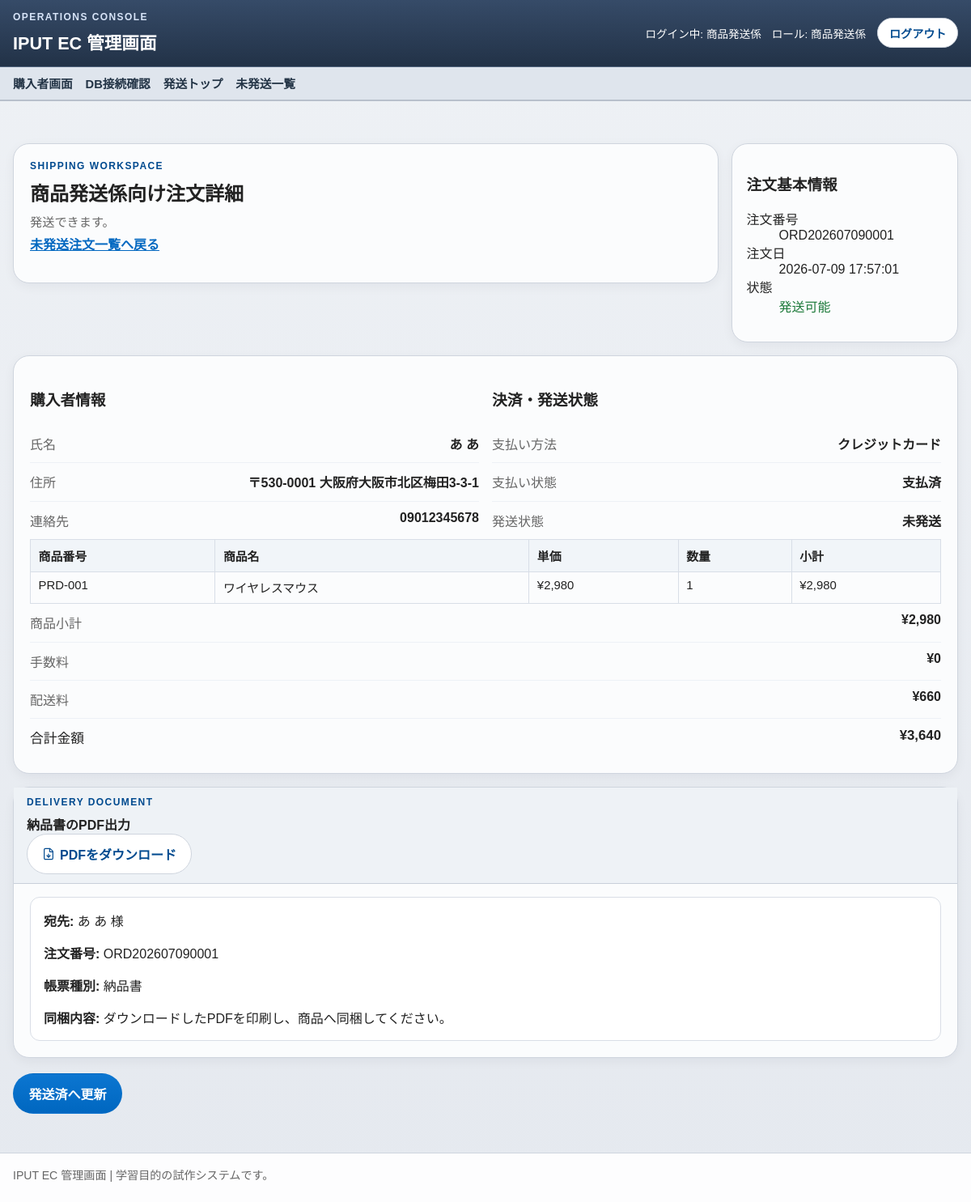
The page /staff/shipper/orders/ORD202607090001 (signed in) on the database its author committed.
### tables this page shows
CREATE TABLE orders (
    id INTEGER PRIMARY KEY AUTOINCREMENT,
    order_no TEXT NOT NULL UNIQUE,
    order_date TEXT NOT NULL,
    customer_name TEXT NOT NULL,
    customer_address TEXT NOT NULL,
    customer_contact TEXT NOT NULL,
    order_type TEXT NOT NULL CHECK (order_type IN ('phone_fax', 'online')),
    payment_method TEXT NOT NULL CHECK (payment_method IN ('bank', 'convenience', 'cod', 'credit')),
    payment_status TEXT NOT NULL CHECK (payment_status IN ('unpaid', 'paid')),
    shipping_status TEXT NOT NULL CHECK (shipping_status IN ('unshipped', 'shipped')),
    subtotal INTEGER NOT NULL DEFAULT 0,
    fee INTEGER NOT NULL DEFAULT 0,
    shipping_fee INTEGER NOT NULL DEFAULT 0,
    total_amount INTEGER NOT NULL DEFAULT 0,
    created_at TEXT NOT NULL DEFAULT CURRENT_TIMESTAMP,
    updated_at TEXT NOT NULL DEFAULT CURRENT_TIMESTAMP
);

CREATE TABLE order_items (
    id INTEGER PRIMARY KEY AUTOINCREMENT,
    order_id INTEGER NOT NULL,
    product_id INTEGER NOT NULL,
    product_no TEXT NOT NULL,
    product_name TEXT NOT NULL,
    unit_price INTEGER NOT NULL,
    quantity INTEGER NOT NULL,
    line_total INTEGER NOT NULL,
    created_at TEXT NOT NULL DEFAULT CURRENT_TIMESTAMP,
    updated_at TEXT NOT NULL DEFAULT CURRENT_TIMESTAMP,
    FOREIGN KEY (order_id) REFERENCES orders(id) ON DELETE CASCADE,
    FOREIGN KEY (product_id) REFERENCES products(id)
);

### app/Views/staff/shipping_order_detail.php (the view, shortened to what the rows shown need)
<?php
$eligibility = $order['shipping_eligibility'] ?? ['status' => '', 'label' => '', 'message' => ''];
?>
<section class="staff-hero">
    <div class="panel">
        <p class="eyebrow">Shipping Workspace</p>
        <h2>商品発送係向け注文詳細</h2>
        <p class="lead compact"><?= e((string) $eligibility['message']) ?></p>
        <p><a class="text-link" href="<?= e(app_path('/staff/shipper/orders')) ?>">未発送注文一覧へ戻る</a></p>
    </div>
    <aside class="status-card">
        <h3>注文基本情報</h3>
        <dl>
            <div>
                <dt>注文番号</dt>
                <dd><?= e((string) $order['order_no']) ?></dd>
            </div>
            <div>
                <dt>注文日</dt>
                <dd><?= e((string) $order['order_date']) ?></dd>
            </div>
            <div>
                <dt>状態</dt>
                <dd class="<?= (($eligibility['status'] ?? '') === 'shippable') ? 'status-ok' : 'status-muted' ?>">
                    <?= e((string) $eligibility['label']) ?>
                </dd>
            </div>
        </dl>
    </aside>
</section>
<section class="panel">
    <div class="detail-split">
        <div class="detail-card">
            <h3>購入者情報</h3>
            <dl class="detail-list">
                <div>
                    <dt>氏名</dt>
                    <dd><?= e((string) $order['customer_name']) ?></dd>
                </div>
                <div>
                    <dt>住所</dt>
                    <dd><?= e((string) $order['customer_address']) ?></dd>
                </div>
                <div>
                    <dt>連絡先</dt>
                    <dd><?= e((string) $order['customer_contact']) ?></dd>
                </div>
            </dl>
        </div>
        <div class="detail-card">
            <h3>決済・発送状態</h3>
            <dl class="detail-list">
                <div>
                    <dt>支払い方法</dt>
                    <dd><?= e((string) $order['payment_method_label']) ?></dd>
                </div>
                <div>
                    <dt>支払い状態</dt>
                    <dd><?= e((string) $order['payment_status_label']) ?></dd>
                </div>
                <div>
                    <dt>発送状態</dt>
                    <dd><?= e((string) $order['shipping_status_label']) ?></dd>
                </div>
            </dl>
        </div>
    </div>
    <div class="table-wrap">
        <table class="data-table">
            <thead>
                <tr>
                    <th>商品番号</th>
                    <th>商品名</th>
                    <th>単価</th>
                    <th>数量</th>
                    <th>小計</th>
                </tr>
            </thead>
            <tbody>
                <?php foreach ($items as $item): ?>
                    <tr>
                        <td><?= e((string) $item['product_no']) ?></td>
                        <td><?= e((string) $item['product_name']) ?></td>
                        <td>¥<?= number_format((int) $item['unit_price']) ?></td>
                        <td><?= e((string) $item['quantity']) ?></td>
                        <td>¥<?= number_format((int) $item['line_total']) ?></td>
                    </tr>
                <?php endforeach; ?>
            </tbody>
        </table>
    </div>
    <div class="order-summary">
        <dl class="detail-list">
            <div>
                <dt>商品小計</dt>
                <dd>¥<?= number_format((int) $order['subtotal']) ?></dd>
            </div>
            <div>
                <dt>手数料</dt>
                <dd>¥<?= number_format((int) $order['fee']) ?></dd>
            </div>
            <div>
                <dt>配送料</dt>
                <dd>¥<?= number_format((int) $order['shipping_fee']) ?></dd>
            </div>
            <div class="total-row">
                <dt>合計金額</dt>
                <dd>¥<?= number_format((int) $order['total_amount']) ?></dd>
            </div>
        </dl>
    </div>
</section>
<section class="panel print-block">
    <div class="panel-heading-bar">
        <div>
            <p class="eyebrow">Delivery Document</p>
            <h3><?= $showInvoice ? '納品書兼請求書' : '納品書' ?>のPDF出力</h3>
        </div>
        <a
            class="button-link button-secondary"
            href="<?= e(app_path('/staff/shipper/orders/' . (string) $order['order_no'] . '/document.pdf')) ?>"
            download
        >
            <i data-lucide="file-down" aria-hidden="true"></i>
            PDFをダウンロード
        </a>
    </div>
    <div class="document-card">
        <p><strong>宛先:</strong> <?= e((string) $order['customer_name']) ?> 様</p>
        <p><strong>注文番号:</strong> <?= e((string) $order['order_no']) ?></p>
        <p><strong>帳票種別:</strong> <?= $showInvoice ? '納品書兼請求書（代金引換）' : '納品書' ?></p>
        <p><strong>同梱内容:</strong> ダウンロードしたPDFを印刷し、商品へ同梱してください。</p>
    </div>
</section>
<?php if (($eligibility['status'] ?? '') === 'shippable'): ?>
    <form method="post" action="<?= e(app_path('/staff/shipper/orders/' . (string) $order['order_no'] . '/ship')) ?>" class="search-actions">
        <button class="button-link button-submit" type="submit">発送済へ更新</button>
    </form>
<?php else: ?>
    <p class="status-muted"><?= e((string) $eligibility['message']) ?></p>
<?php endif; ?>

### app/core/Router.php (shortened to what the rows shown need)
<?php
class Router
{
    private array $routes = [];
    public function dispatch(string $method, string $uri): void
    {
        $path = $this->normalizePath(parse_url($uri, PHP_URL_PATH) ?: '/');
        $path = $this->stripBasePath($path);
        foreach ($this->routes[$method] ?? [] as $routePath => $routeAction) {
            if (!str_contains($routePath, '{')) {
                continue;
            }
            $params = $this->matchDynamicRoute($routePath, $path);
            if ($params !== null) {
                $this->invoke($routeAction, $params);
                return;
            }
        }
    }
    private function addRoute(string $method, string $path, callable|array $action): void
    {
        $this->routes[$method][$this->normalizePath($path)] = $action;
    }
    private function normalizePath(string $path): string
    {
        if ($path === '' || $path === '/') {
            return '/';
        }
        return '/' . trim($path, '/');
    }
    private function stripBasePath(string $path): string
    {
        $basePath = function_exists('app_base_path') ? app_base_path() : '';
        if ($basePath === '' || ($path !== $basePath && !str_starts_with($path, $basePath . '/'))) {
            return $path;
        }
        $path = substr($path, strlen($basePath));
        return $path === '' ? '/' : $this->normalizePath($path);
    }
    private function matchDynamicRoute(string $routePath, string $requestPath): ?array
    {
        $segments = explode('/', trim($routePath, '/'));
        $regexSegments = [];
        foreach ($segments as $segment) {
            if (preg_match('/^\{[a-zA-Z_][a-zA-Z0-9_]*\}$/', $segment) === 1) {
                $regexSegments[] = '([^\/]+)';
                continue;
            }
            $regexSegments[] = preg_quote($segment, '/');
        }
        $patternBody = $regexSegments === [] ? '' : '\/' . implode('\/', $regexSegments);
        $pattern = '/^' . $patternBody . '$/';
        if (!preg_match($pattern, $requestPath, $matches)) {
            return null;
        }
        array_shift($matches);
        return array_map('rawurldecode', array_values($matches));
    }
    private function invoke(callable|array $action, array $params = []): void
    {
        if (is_array($action)) {
            [$controllerClass, $controllerMethod] = $action;
            $controller = new $controllerClass();
            $controller->{$controllerMethod}(...$params);
            return;
        }
    }
}

### rows shown on the page
orders: order_no "ORD202607090001", order_date "2026-07-09 17:57:01", customer_name "あ あ", customer_address "〒530-0001 大阪府大阪市北区梅田3-3-1", customer_contact "09012345678", subtotal "2,980", fee "0", shipping_fee "660", total_amount "3,640"
order_items: product_no "PRD-001", product_name "ワイヤレスマウス", unit_price "2,980", quantity "1", line_total "2,980"

### other values the page prints
$menuItem['label'] "発送トップ"
$menuItem['label'] "未発送一覧"
$eligibility['message'] "発送できます。"
$eligibility['label'] "発送可能"
$order['payment_method_label'] "クレジットカード"
$order['payment_status_label'] "支払済"
$order['shipping_status_label'] "未発送"
